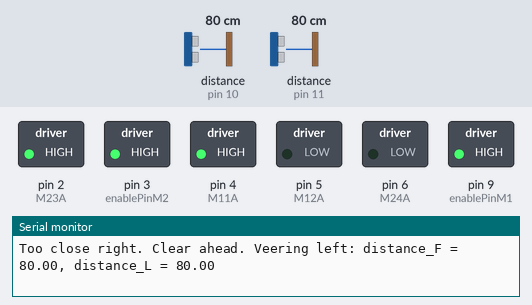
The sketch below on a simulated Arduino Uno, built with avr-gcc and run on an emulated ATmega328P. Shown: switched loads named in the sketch (green lamp = pin HIGH), the last lines printed to the serial monitor. Dashed ring = blinking. Inputs (shaded band) come from the test bench; at power-on: distance to the obstacle (sensors on pin 11, pin 10) 80 cm. The echo pulse lasts 58.3 µs per cm.

Above: at 2.1 s.
2.2 s: distance to the obstacle (sensor on pin 11) set to 11 cm
5.7 s: distance to the obstacle (sensor on pin 11) set to 8 cm
At 8.16 s:
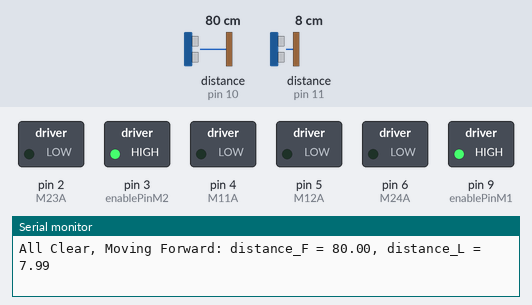
9.9 s: distance to the obstacle (sensor on pin 10) set to 2 cm
At 10.7 s:
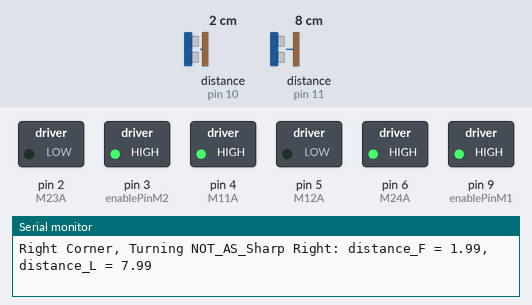
14.8 s: distance to the obstacle (sensor on pin 10) set to 18 cm
At 16.1 s:
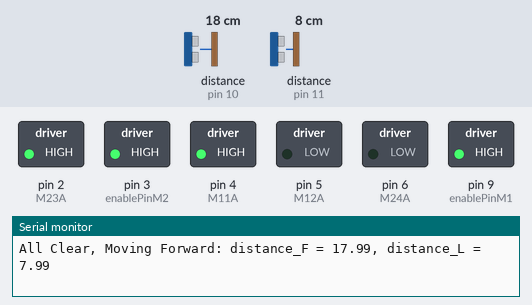
19.1 s: distance to the obstacle (sensor on pin 11) set to 250 cm
At 20.0 s:
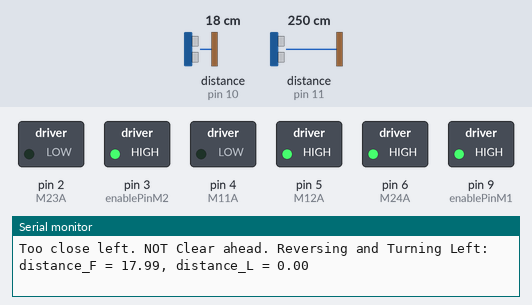
24.0 s: distance to the obstacle (sensor on pin 11) set to 204 cm
27.5 s: distance to the obstacle (sensor on pin 11) set to 198 cm
At 28.24 s:
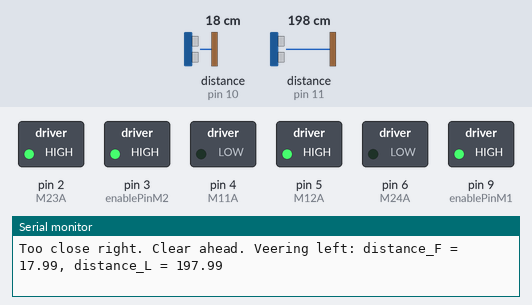
Timing chart, 0 to 32.0 s (numbered marks = the images above; inputs shaded):
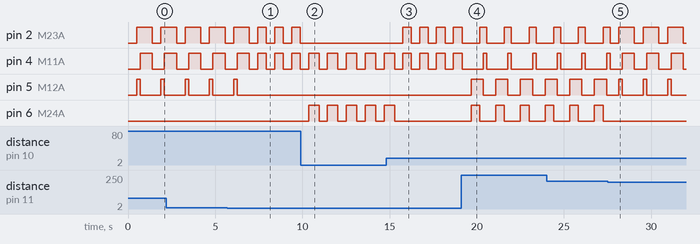

The sketch:

maze.ino
```cpp
#include <NewPing.h>
/////////////////////////////////////
// Pin Setup
/////////////////////////////////////

// Distances (cm)
const int minDistF = 10;
const float minDistL = 4;
const float maxDistL = 9;


// Front Dist Sensor
const int echoPin1 = 10;
const int trigPin1 = 8;

NewPing frontSonar(trigPin1,echoPin1,200);

// Left Dist Sensor
const int echoPin2 = 11;
const int trigPin2 = 12;

NewPing leftSonar(trigPin2,echoPin2,200);


// motor 1 pins (left wheel)
const int enablePinM1 = 9; // H-bridge enable pin
const int M12A = 5;        // Motor one pin 1 -- forwards
const int M11A = 4;        // Motor one pin 2 -- backwards

// motor 2 pins (right wheel)
const int enablePinM2 = 3; // H-bridge enable pin
const int M23A = 2;        // Motor two pin 1 -- forwards
const int M24A = 6;        // Motor two pin 2 -- backwards

// keep track of distances
float distance_F;
float distance_L;

void setup() {
  Serial.begin(9600);

  // enable sonar1 pins
  pinMode(trigPin1, OUTPUT);
  pinMode(echoPin1, INPUT);

  // enable sonar2 pins
  pinMode(trigPin2, OUTPUT);
  pinMode(echoPin2, INPUT);

  // enable motor 1 and its pins
  pinMode(enablePinM1, OUTPUT);
  pinMode(M12A, OUTPUT);
  pinMode(M11A, OUTPUT);
  digitalWrite(enablePinM1, HIGH);

  // enable motor 2 and its pins
  pinMode(enablePinM2, OUTPUT);
  pinMode(M23A, OUTPUT);
  pinMode(M24A, OUTPUT);
  digitalWrite(enablePinM2, HIGH);
}

void loop() {

  left_wall_keeping();

  // while (leftDist < distance_L && rightDist > distance_L){

    // Get front distance using NewPing
  // distance_F = frontSonar.ping_median(9) / 58.3;
  // Serial.print("Front Distance: ");
  // Serial.print(distance_F);
  // Serial.println(" cm");

  // if (distance_F == 0 || distance_F > minDist) {
    // move_forward();
  // }
  // else {
    // stop();
    // Serial.println("Wall too close. Stopping.");
    // while (true); // Stop forever
  // }

  // delay(100); // Small delay to avoid flooding sensor

  //  }

}

void print_info(String desc, float dist_F, float dist_L) {
  Serial.print(desc);
  Serial.print(": distance_F = ");
  Serial.print(dist_F);
  Serial.print(", distance_L = ");
  Serial.println(dist_L);
}

void anti_front_collision() {
  distance_F = frontSonar.ping_median(9) / 58.3;
  distance_L = leftSonar.ping_median(9) / 58.3;

  if (distance_F < minDistF && distance_F != 0) {
    print_info(" F < minDistF && distance_F != 0", distance_F, distance_L);

    move_backward();
    delay(200);
    stop();
  }
  else {
    print_info(" else F < minDistF && distance_F != 0", distance_F, distance_L);
    left_wall_keeping();
  }
}


void left_wall_keeping() {

  distance_L = leftSonar.ping_median(9) / 58.3;
  distance_F = frontSonar.ping_median(9) / 58.3;

  if (distance_L > maxDistL && distance_F > minDistF && minDistF != 0) {
  print_info("Too close right. Clear ahead. Veering left", distance_F, distance_L);
  move_slight_left();
  delay(200);
  stop();
  }

  else if (distance_L > maxDistL && distance_F > minDistF && distance_F != 0) {
  print_info("Too close right. NOT Clear ahead. Reversing and Turning Right", distance_F, distance_L);
  move_backward();
  delay(500);
  turn_right();
  delay(200);
  move_forward();
  delay(200);
  stop();
  }

  else if (distance_L < minDistL && distance_F > minDistF && distance_F != 0 && distance_L != 0 ) {
  print_info("Too close left. Clear ahead. Veering right", distance_F, distance_L);
  move_slight_right();
  delay(200);
  stop();
  }

  else if (distance_L < minDistL && distance_F > minDistF && minDistF != 0) {
  print_info("Too close left. NOT Clear ahead. Reversing and Turning Left", distance_F, distance_L);
  move_backward();
  delay(500);
  turn_left();
  delay(200);
  move_forward();
  delay(200);
  stop();
  }

  else if (distance_L < minDistL && distance_F < minDistF && minDistF != 0) {
  print_info("Right Corner, Turning Sharp Right", distance_F, distance_L);
  turn_right();
  delay(800);
  stop();
  }

  else if (distance_L > maxDistL && distance_F < minDistF && distance_F != 0 ||distance_L == 0 ) {
  print_info("Left Corner, Turning Sharp Left", distance_F, distance_L);
  turn_left();
  delay(800);
  stop();
  }

  else if (distance_L > minDistL && distance_L < maxDistL && distance_F < minDistF && distance_F != 0) {
  print_info("Right Corner, Turning NOT_AS_Sharp Right", distance_F, distance_L);
  turn_right();
  delay(600);
  stop();
  }
  else {
    if (distance_F == 0 || distance_F > minDistF) {
      print_info("All Clear, Moving Forward", distance_F, distance_L);
      move_forward();
      delay(500);
      stop();
    }
    else {
      print_info("object detected, reversing", distance_F, distance_L);
      move_backward();
      delay(500);
      stop();
    }
  }
}

void move_slight_left() {
  turn_left();
  delay(200);
  move_forward();
  delay(500);
}

void move_slight_right() {
  turn_right();
  delay(200);
  move_forward();
  delay(500);
}

void move_forward() {
  digitalWrite(M11A, HIGH);
  digitalWrite(M12A, LOW);

  digitalWrite(M23A, HIGH);
  digitalWrite(M24A, LOW);
}

void move_backward() {
  digitalWrite(M11A, LOW);
  digitalWrite(M12A, HIGH);

  digitalWrite(M23A, LOW);
  digitalWrite(M24A, HIGH);
}

// left wheel forward, right wheel backward
void turn_right() {
  digitalWrite(M11A, HIGH);
  digitalWrite(M12A, LOW);

  digitalWrite(M23A, LOW);
  digitalWrite(M24A, HIGH);
}

// right wheel forward, left wheel backward
void turn_left() {
  digitalWrite(M11A, LOW);
  digitalWrite(M12A, HIGH);

  digitalWrite(M23A, HIGH);
  digitalWrite(M24A, LOW);
}

void stop() {
  digitalWrite(M11A, LOW);
  digitalWrite(M12A, LOW);

  digitalWrite(M23A, LOW);
  digitalWrite(M24A, LOW);
}
```

Measured:
- the behaviour switches between 10 and 9 cm on distance to the obstacle (sensor on pin 11) (found by bisection; images 0 and 1)
- the behaviour switches between 201 and 200 cm on distance to the obstacle (sensor on pin 11) (found by bisection; images 4 and 5)
- after the input at 5.7 s, pin 5 (M12A): goes on until 6.3 s, then stays LOW
- after the input at 9.9 s, pin 2 (M23A): stops changing and stays LOW; pin 6 (M24A): alternates HIGH for 0.60 s and LOW for 0.48 s, starting after 0.46 s
- after the input at 14.8 s, pin 2 (M23A): alternates HIGH for 0.50 s and LOW for 0.47 s, starting after 0.95 s; pin 6 (M24A): goes on until 15.3 s, then stays LOW
- after the input at 19.1 s, pin 2 (M23A): alternates HIGH for 0.40 s and LOW for 1.0 s, starting after 1.1 s; pin 4 (M11A): alternates HIGH for 0.20 s and LOW for 1.2 s, starting after 1.3 s
- after the input at 27.5 s, pin 6 (M24A): stops changing and stays LOW
- by itself, pin 2 (M23A): repeats every 0.97 s: LOW 0.47 s, HIGH 0.50 s
